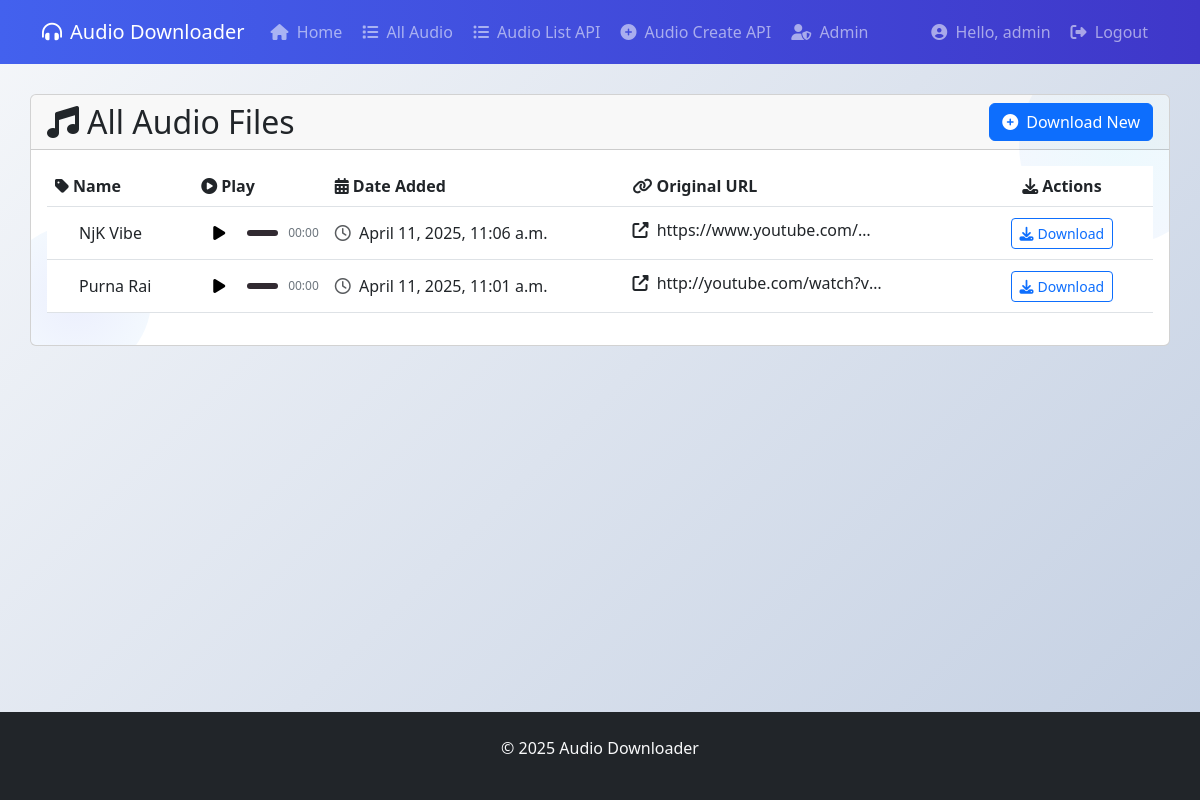
Screenshot of /audio-list/ (signed in) with the database file from the repository.
### video_downloader/models.py (models this page shows, shortened)
class VideoAudio(models.Model):
    video_url = models.URLField(max_length=500, unique=True)
    name = models.CharField(max_length=255)
    audio_file = models.FileField(upload_to='audio/%Y/%m/%d/', blank=True, null=True)
    created_at = models.DateTimeField(auto_now_add=True)

### video_downloader/views.py (the view)
# urls.py: path('audio-list/', AudioDownloadListView.as_view(), name='audio-list'),
class AudioDownloadListView(LoginRequiredMixin, ListView):
    model = VideoAudio
    template_name = 'video_downloader/audio_list.html'
    context_object_name = 'audio_files'
    paginate_by = 10
    ordering = ['-created_at']
    login_url = reverse_lazy('login')

### video_downloader/templates/video_downloader/audio_list.html (shortened to what this page needs)
{% extends 'base.html' %}
{% block content %}
<div class="card audio-list-container animate__animated animate__fadeIn">
  <div class="card-header d-flex justify-content-between align-items-center">
    <h2 class="mb-0"><i class="fas fa-music me-2"></i>All Audio Files</h2>
    <a href="{% url 'home' %}" class="btn btn-primary add-new-btn">
      <i class="fas fa-plus-circle me-2"></i>Download New
    </a>
  </div>
  <div class="card-body">
    {% if audio_files %}
      <div class="table-responsive">
        <table class="table table-hover">
          <thead class="table-header">
            <tr>
              <th scope="col"><i class="fas fa-tag me-1"></i>Name</th>
              <th scope="col"><i class="fas fa-play-circle me-1"></i>Play</th>
              <th scope="col"><i class="fas fa-calendar-alt me-1"></i>Date Added</th>
              <th scope="col"><i class="fas fa-link me-1"></i>Original URL</th>
              <th scope="col" class="text-center actions-cell"><i class="fas fa-download me-1"></i>Actions</th>
            </tr>
          </thead>
          <tbody>
            {% for audio in audio_files %}
              <tr class="audio-row animate__animated animate__fadeIn" style="animation-delay: {{ forloop.counter0|floatformat:1 }}s" data-audio-url="{{ audio.audio_file.url }}" data-audio-id="{{ audio.id }}">
                <td>
                  <div class="d-flex align-items-center">
                    <div class="audio-wave" id="wave-{{ audio.id }}">
                    </div>
                    <span class="audio-name">{{ audio.name }}</span>
                  </div>
                </td>
                <td>
                  <div class="audio-controls">
                    <button class="play-btn" data-audio-id="{{ audio.id }}">
                      <i class="fas fa-play" id="play-icon-{{ audio.id }}"></i>
                    </button>
                    <div class="audio-progress" id="progress-{{ audio.id }}">
                    </div>
                    <span class="audio-duration" id="duration-{{ audio.id }}">00:00</span>
                  </div>
                </td>
                <td>
                  <i class="far fa-clock text-muted me-1"></i>
                  {{ audio.created_at|date:"F j, Y, g:i a" }}
                </td>
                <td>
                  <a href="{{ audio.video_url }}" target="_blank" class="url-link text-truncate d-inline-block" style="max-width: 250px;">
                    <i class="fas fa-external-link-alt me-1"></i>
                    {{ audio.video_url }}
                  </a>
                </td>
                <td class="text-center">
                  <a href="{{ audio.audio_file.url }}" class="btn btn-sm btn-outline-primary download-btn-list">
                    <i class="fas fa-download download-icon me-1"></i>Download
                  </a>
                </td>
              </tr>
            {% endfor %}
          </tbody>
        </table>
      </div>
    {% endif %}
  </div>
</div>
{% endblock %}

### video_downloader/templates/base.html (shortened to what this page needs)
<!DOCTYPE html>
<html lang="en">
<head>
  <link href="https://cdn.jsdelivr.net/npm/bootstrap@5.3.0/dist/css/bootstrap.min.css" rel="stylesheet">
  <link rel="stylesheet" href="https://cdnjs.cloudflare.com/ajax/libs/font-awesome/6.4.0/css/all.min.css">
  <link rel="stylesheet" href="https://cdnjs.cloudflare.com/ajax/libs/animate.css/4.1.1/animate.min.css">
</head>
<body>
<nav class="navbar navbar-expand-lg navbar-dark animate__animated animate__fadeIn">
  <div class="container">
    <a class="navbar-brand" href="{% url 'home' %}">
      <i class="fas fa-headphones-alt me-2"></i>Audio Downloader
    </a>
    <div class="collapse navbar-collapse" id="navbarNav">
      <ul class="navbar-nav me-auto">
        <li class="nav-item">
          <a class="nav-link" href="{% url 'home' %}">
            <i class="fas fa-home me-1"></i> Home
          </a>
        </li>
        <li class="nav-item">
          <a class="nav-link" href="{% url 'audio-list' %}">
            <i class="fas fa-list me-1"></i> All Audio
          </a>
        </li>
        {% if user.is_authenticated %}
        <li class="nav-item">
          <a class="nav-link" href="{% url 'api-audio-list' %}">
            <i class="fas fa-list-ul me-1"></i> Audio List API
          </a>
        </li>
        <li class="nav-item">
          <a class="nav-link" href="{% url 'api-audio-create' %}">
            <i class="fas fa-plus-circle me-1"></i> Audio Create API
          </a>
        </li>
        {% endif %}
        {% if user.is_staff %}
        <li class="nav-item">
          <a class="nav-link" href="{% url 'admin:index' %}">
            <i class="fas fa-user-shield me-1"></i> Admin
          </a>
        </li>
        {% endif %}
      </ul>
      <ul class="navbar-nav">
        {% if user.is_authenticated %}
        <li class="nav-item">
          <span class="nav-link"><i class="fas fa-user-circle me-1"></i> Hello, {{ user.username }}</span>
        </li>
        <li class="nav-item">
          <a class="nav-link" href="{% url 'custom-logout' %}">
            <i class="fas fa-sign-out-alt me-1"></i> Logout
          </a>
        </li>
        {% else %}
        <li class="nav-item">
          <a class="nav-link" href="{% url 'login' %}">
            <i class="fas fa-sign-in-alt me-1"></i> Login
          </a>
        </li>
        {% endif %}
      </ul>
    </div>
  </div>
</nav>
<div class="container main-container">
  {% block content %}{% endblock %}
</div>
<footer class="py-4">
  <div class="container text-center">
    <p>&copy; {% now "Y" %} Audio Downloader</p>
  </div>
</footer>
</body>
</html>

### video_downloader/templates/base.html (style rules this page uses)
body { font-family: 'Segoe UI', Tahoma, Geneva, Verdana, sans-serif; background: linear-gradient(135deg, #f5f7fa 0%, #c3cfe2 100%); min-height: 100vh; display: flex; flex-direction: column; }
.navbar { background: linear-gradient(90deg, #4361ee 0%, #3f37c9 100%); padding: 12px 0; }
.nav-link { font-weight: 500; padding: 8px 15px; border-radius: 4px; transition: all 0.3s ease; margin: 0 2px; }
.main-container { flex: 1; padding: 30px 0; }
footer { background-color: #212529; color: #f8f9fa; padding: 20px 0; margin-top: auto; }

### video_downloader/templates/video_downloader/audio_list.html (style rules this page uses)
.audio-list-container { position: relative; z-index: 1; overflow: hidden; }
.audio-list-container::before { content: ""; position: absolute; top: -50px; right: -50px; width: 200px; height: 200px; border-radius: 50%; background: radial-gradient(circle, rgba(76, 201, 240, 0.1) 0%, rgba(67, 97, 238, 0.05) 100%); z-index: -1; }
.audio-list-container::after { content: ""; position: absolute; bottom: -30px; left: -30px; width: 150px; height: 150px; border-radius: 50%; background: radial-gradient(circle, rgba(67, 97, 238, 0.1) 0%, rgba(76, 201, 240, 0.05) 100%); z-index: -1; }
.audio-row { transition: all 0.1s ease; position: relative; }
.audio-row td { vertical-align: middle; }
.audio-name { font-weight: 500; color: var(--dark-color); transition: all 0.1s ease; cursor: pointer; }
.audio-controls { display: flex; align-items: center; gap: 10px; }
.play-btn { width: 36px; height: 36px; display: flex; align-items: center; justify-content: center; border-radius: 50%; background-color: var(--primary-color); color: black; border: none; cursor: pointer; transition: all 0.2s ease; flex-shrink: 0; }
.audio-progress { height: 6px; flex-grow: 1; background-color:rgb(49, 42, 49); border-radius: 3px; overflow: hidden; cursor: pointer; }
.audio-duration { font-size: 12px; color: #6c757d; white-space: nowrap; }
.audio-wave { display: inline-flex; align-items: center; height: 15px; margin-right: 8px; }
.download-btn-list { transition: all 0.3s ease; position: relative; overflow: hidden; }
.download-btn-list::before { content: ""; position: absolute; top: 0; left: -100%; width: 100%; height: 100%; background: linear-gradient(90deg, rgba(255,255,255,0.2) 0%, rgba(255,255,255,0) 100%); z-index: -1; transition: all 0.1s ease; }
.download-icon { transition: all 0.3s ease; }
.url-link { color: var(--primary-color); transition: all 0.3s ease; text-decoration: none; }
.table-header { background-color: rgba(67, 97, 238, 0.05); }
.add-new-btn { transition: all 0.3s ease; }
.actions-cell { min-width: 140px; }

### rows the page displays
VideoAudio: name "NjK Vibe", created_at "April 11, 2025, 11:06 a.m.", video_url "https://www.youtube.com/…"
VideoAudio: name "Purna Rai", created_at "April 11, 2025, 11:01 a.m.", video_url "http://youtube.com/watch?v…"

### other values shown
{{ user.username }} "admin"
